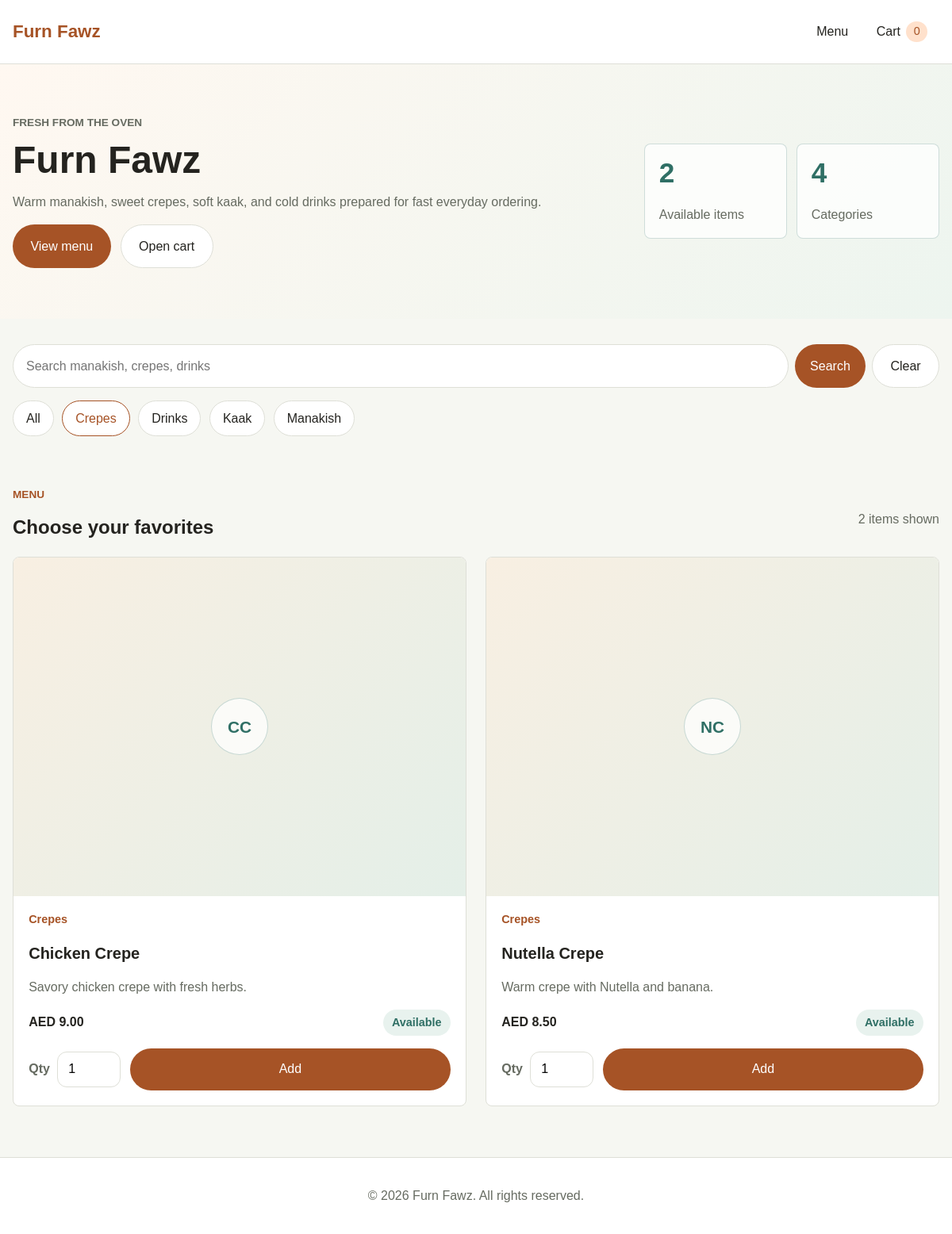
The app's page /index.php?category=crepes with its own data.
### tables this page shows
CREATE TABLE IF NOT EXISTS categories (
    id INT AUTO_INCREMENT PRIMARY KEY,
    name VARCHAR(120) NOT NULL,
    slug VARCHAR(150) NOT NULL UNIQUE,
    is_active TINYINT(1) NOT NULL DEFAULT 1,
    created_at DATETIME NOT NULL DEFAULT CURRENT_TIMESTAMP
);

CREATE TABLE IF NOT EXISTS products (
    id INT AUTO_INCREMENT PRIMARY KEY,
    category_id INT NOT NULL,
    name VARCHAR(150) NOT NULL,
    slug VARCHAR(180) NOT NULL UNIQUE,
    description TEXT,
    price DECIMAL(10,2) NOT NULL,
    image_path VARCHAR(255),
    is_available TINYINT(1) NOT NULL DEFAULT 1,
    created_at DATETIME NOT NULL DEFAULT CURRENT_TIMESTAMP,
    updated_at DATETIME NULL,
    FOREIGN KEY (category_id) REFERENCES categories(id) ON DELETE RESTRICT
);

### config/app.php (called while the page is built)
<?php
return [
    'app_name' => 'Furn Fawz',
    'owner_phone' => '971501234567',
    'base_url' => '',
];

### includes/init.php (called while the page is built, shortened)
<?php
$config = require __DIR__ . '/../config/app.php';

### includes/functions.php (called while the page is built, shortened)
<?php
function esc($value)
{
    return htmlspecialchars((string) $value, ENT_QUOTES, 'UTF-8');
}
function url($path)
{
    global $config;
    $baseUrl = rtrim($config['base_url'] ?? '', '/');
    $path = ltrim($path, '/');
    return $baseUrl === '' ? $path : $baseUrl . '/' . $path;
}
function format_money($amount)
{
    return number_format((float) $amount, 2);
}
function normalize_cart()
{
    $normalized = [];
    return $normalized;
}
function cart_quantity($productId)
{
    $cart = normalize_cart();
    $productId = (string) (int) $productId;
    return $cart[$productId] ?? 0;
}

### public/index.php (the view, shortened to what this page needs)
<?php
require __DIR__ . '/../includes/init.php';
require __DIR__ . '/../includes/functions.php';
$selectedCategory = substr(trim($_GET['category'] ?? ''), 0, 150);
$search = substr(trim($_GET['q'] ?? ''), 0, 100);
$categories = [];
$products = [];
$catalogError = '';
$cartActionUrl = '../api/cart_action.php';
function catalog_url($categorySlug = null, $search = '')
{
    $params = [];
    if ($categorySlug !== null && $categorySlug !== '') {
        $params['category'] = $categorySlug;
    }
    $query = http_build_query($params);
    return url('index.php' . ($query !== '' ? '?' . $query : ''));
}
function product_image_url($imagePath)
{
    $imagePath = str_replace('\\', '/', trim((string) $imagePath));
    $localPath = __DIR__ . '/' . ltrim($imagePath, '/');
    if (!is_file($localPath)) {
        return '';
    }
    return asset_url($imagePath);
}
function product_initials($name)
{
    $words = preg_split('/\s+/', trim((string) $name));
    $letters = '';
    foreach ($words as $word) {
        if ($word !== '') {
            $letters .= strtoupper(substr($word, 0, 1));
        }
        if (strlen($letters) >= 2) {
            break;
        }
    }
    return $letters !== '' ? $letters : 'FF';
}
if ($pdo instanceof PDO) {
    try {
        $categoryStmt = $pdo->query('SELECT id, name, slug FROM categories WHERE is_active = 1 ORDER BY name ASC');
        $categories = $categoryStmt->fetchAll();
        $sql = 'SELECT p.id, p.name, p.slug, p.description, p.price, p.image_path, c.name AS category_name, c.slug AS category_slug
            FROM products p
            INNER JOIN categories c ON c.id = p.category_id
            WHERE p.is_available = 1 AND c.is_active = 1';
        $params = [];
        if ($selectedCategory !== '') {
            $sql .= ' AND c.slug = :category';
            $params[':category'] = $selectedCategory;
        }
        $sql .= ' ORDER BY c.name ASC, p.name ASC';
        $productStmt = $pdo->prepare($sql);
        $productStmt->execute($params);
        $products = $productStmt->fetchAll();
    } catch (PDOException $exception) {
        $catalogError = 'Menu is temporarily unavailable.';
    }
} else {
    $catalogError = 'Menu is temporarily unavailable.';
}
?>
<?php include __DIR__ . '/../includes/header.php'; ?>
<section class="hero menu-hero">
    <div class="container hero-panel">
        <div class="hero-copy">
            <p class="eyebrow">Fresh from the oven</p>
            <h1>Furn Fawz</h1>
            <p>Warm manakish, sweet crepes, soft kaak, and cold drinks prepared for fast everyday ordering.</p>
            <div class="hero-actions">
                <a class="button button-primary" href="#menu">View menu</a>
                <a class="button button-secondary" href="<?php echo esc(url('cart.php')); ?>">Open cart</a>
            </div>
        </div>
        <aside class="hero-summary" aria-label="Menu summary">
            <div>
                <span><?php echo esc(count($products)); ?></span>
                <p>Available items</p>
            </div>
            <div>
                <span><?php echo esc(count($categories)); ?></span>
                <p>Categories</p>
            </div>
        </aside>
    </div>
</section>
<section class="search-panel" id="menu">
    <div class="container search-grid">
        <form class="search-form" method="get" action="<?php echo esc(url('index.php')); ?>">
            <input type="search" name="q" value="<?php echo esc($search); ?>" placeholder="Search manakish, crepes, drinks" aria-label="Search menu">
            <button type="submit">Search</button>
            <?php if ($search !== '' || $selectedCategory !== ''): ?>
                <a class="button button-secondary" href="<?php echo esc(url('index.php')); ?>">Clear</a>
            <?php endif; ?>
        </form>
        <?php if ($categories): ?>
            <nav class="category-chips" aria-label="Menu categories">
                <a class="chip<?php echo $selectedCategory === '' ? ' active' : ''; ?>" href="<?php echo esc(catalog_url(null, $search)); ?>">All</a>
                <?php foreach ($categories as $category): ?>
                    <a class="chip<?php echo $selectedCategory === $category['slug'] ? ' active' : ''; ?>" href="<?php echo esc(catalog_url($category['slug'], $search)); ?>">
                        <?php echo esc($category['name']); ?>
                    </a>
                <?php endforeach; ?>
            </nav>
        <?php endif; ?>
    </div>
</section>
<section class="menu-section">
    <div class="container">
        <?php if ($catalogError): ?>
            <div class="alert alert-error">
                <h2>Menu unavailable</h2>
                <p><?php echo esc($catalogError); ?></p>
            </div>
        <?php else: ?>
            <div class="menu-heading">
                <div>
                    <p class="eyebrow">Menu</p>
                    <h2>Choose your favorites</h2>
                </div>
                <p class="page-copy"><?php echo esc(count($products)); ?> item<?php echo count($products) === 1 ? '' : 's'; ?> shown</p>
            </div>
            <div class="product-grid">
                <?php foreach ($products as $product): ?>
                    <?php $imageUrl = product_image_url($product['image_path'] ?? ''); ?>
                    <?php $productId = (int) $product['id']; ?>
                    <article class="product-card">
                        <div class="product-image">
                            <?php if ($imageUrl !== ''): ?>
                                <img src="<?php echo esc($imageUrl); ?>" alt="<?php echo esc($product['name']); ?>">
                            <?php else: ?>
                                <div class="product-image-fallback">
                                    <span><?php echo esc(product_initials($product['name'])); ?></span>
                                </div>
                            <?php endif; ?>
                        </div>
                        <div class="product-body">
                            <p class="product-category"><?php echo esc($product['category_name']); ?></p>
                            <h3><?php echo esc($product['name']); ?></h3>
                            <p class="product-description"><?php echo esc($product['description'] ?: 'Fresh bakery item.'); ?></p>
                            <div class="product-footer">
                                <span class="price">AED <?php echo esc(format_money($product['price'])); ?></span>
                                <span class="availability-pill">Available</span>
                            </div>
                            <form class="product-action-form" method="post" action="<?php echo esc($cartActionUrl); ?>" data-cart-form>
                                <label for="quantity-<?php echo esc($productId); ?>">Qty</label>
                                <input class="quantity-input product-quantity" id="quantity-<?php echo esc($productId); ?>" type="number" name="quantity" min="1" max="99" value="1" inputmode="numeric">
                                <button type="submit" class="button button-primary">Add</button>
                            </form>
                        </div>
                    </article>
                <?php endforeach; ?>
            </div>
        <?php endif; ?>
    </div>
</section>
<?php include __DIR__ . '/../includes/footer.php'; ?>

### records on screen
categories: name "Crepes"
categories: name "Drinks"
categories: name "Kaak"
categories: name "Manakish"
products: name "CC", category.name "Crepes", name "Chicken Crepe", description "Savory chicken crepe with fresh herbs.", price "9.00"
products: name "NC", category.name "Crepes", name "Nutella Crepe", description "Warm crepe with Nutella and banana.", price "8.50"

### other values on screen
$config['app_name'] "Furn Fawz"
cart_item_count() "0"
count($products) "2"
count($categories) "4"
